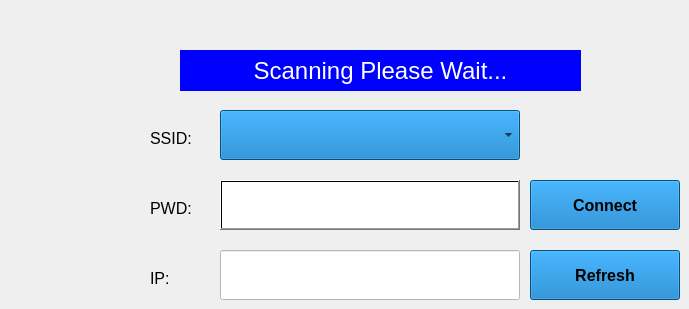
    <widget class="QWidget" name="page_14">
     <widget class="QComboBox" name="comboBox_2">
      <property name="enabled">
       <bool>true</bool>
      </property>
      <property name="geometry">
       <rect>
        <x>220</x>
        <y>110</y>
        <width>300</width>
        <height>50</height>
       </rect>
      </property>
      <property name="font">
       <font>
        <pointsize>12</pointsize>
       </font>
      </property>
      <property name="styleSheet">
       <string notr="true">QComboBox {
background:rgb(1, 114, 192);
color:rgb(0, 0, 0);}
QComboBox:disabled {
background-color:rgb(203, 203, 203);
}</string>
      </property>
     </widget>
     <widget class="QLabel" name="label_36">
      <property name="geometry">
       <rect>
        <x>180</x>
        <y>50</y>
        <width>401</width>
        <height>41</height>
       </rect>
      </property>
      <property name="font">
       <font>
        <pointsize>18</pointsize>
       </font>
      </property>
      <property name="styleSheet">
       <string notr="true">background:rgb(0, 0, 255);
color:rgb(255, 255, 255)</string>
      </property>
      <property name="text">
       <string>Scanning Please Wait...</string>
      </property>
      <property name="alignment">
       <set>Qt::AlignCenter</set>
      </property>
     </widget>
     <widget class="QLineEdit" name="lineEdit_2">
      <property name="geometry">
       <rect>
        <x>220</x>
        <y>180</y>
        <width>300</width>
        <height>50</height>
       </rect>
      </property>
      <property name="font">
       <font>
        <pointsize>12</pointsize>
       </font>
      </property>
      <property name="styleSheet">
       <string notr="true">background:rgb(255, 255, 255)</string>
      </property>
     </widget>
     <widget class="QLineEdit" name="lineEdit_5">
      <property name="geometry">
       <rect>
        <x>220</x>
        <y>250</y>
        <width>300</width>
        <height>50</height>
       </rect>
      </property>
      <property name="font">
       <font>
        <pointsize>12</pointsize>
       </font>
      </property>
      <property name="styleSheet">
       <string notr="true">background:rgb(255, 255, 255)</string>
      </property>
     </widget>
     <widget class="QPushButton" name="pushButton_10">
      <property name="geometry">
       <rect>
        <x>220</x>
        <y>180</y>
        <width>300</width>
        <height>50</height>
       </rect>
      </property>
      <property name="styleSheet">
       <string notr="true">background:qlineargradient(spread:pad, x1:0, y1:0, x2:1, y2:0, stop:0 rgba(0, 0, 0, 0), stop:1 rgba(0,0,0,0))
</string>
      </property>
      <property name="text">
       <string/>
      </property>
     </widget>
     <widget class="QPushButton" name="pushButton_35">
      <property name="enabled">
       <bool>true</bool>
      </property>
      <property name="geometry">
       <rect>
        <x>530</x>
        <y>180</y>
        <width>150</width>
        <height>50</height>
       </rect>
      </property>
      <property name="font">
       <font>
        <pointsize>12</pointsize>
        <weight>75</weight>
        <bold>true</bold>
       </font>
      </property>
      <property name="styleSheet">
       <string notr="true">QPushButton {
background:rgb(1, 114, 192);
color:rgb(0, 0, 0);}
QPushButton:disabled {
background-color:rgb(203, 203, 203);
}
QPushButton:checked {
background-color:#ff0000;
}</string>
      </property>
      <property name="text">
       <string>Connect</string>
      </property>
     </widget>
     <widget class="QPushButton" name="pushButton_36">
      <property name="geometry">
       <rect>
        <x>530</x>
        <y>250</y>
        <width>150</width>
        <height>50</height>
       </rect>
      </property>
      <property name="font">
       <font>
        <pointsize>12</pointsize>
        <weight>75</weight>
        <bold>true</bold>
       </font>
      </property>
      <property name="styleSheet">
       <string notr="true">QPushButton {
background:rgb(1, 114, 192);
color:rgb(0, 0, 0);}
QPushButton:disabled {
background-color:rgb(203, 203, 203);
}
QPushButton:checked {
background-color:#ff0000;
}</string>
      </property>
      <property name="text">
       <string>Refresh</string>
      </property>
     </widget>
     <widget class="QLabel" name="label_123">
      <property name="geometry">
       <rect>
        <x>150</x>
        <y>130</y>
        <width>50</width>
        <height>17</height>
       </rect>
      </property>
      <property name="font">
       <font>
        <pointsize>12</pointsize>
       </font>
      </property>
      <property name="styleSheet">
       <string notr="true">background:rgba(0, 0, 0,0);
color:rgb(0, 0, 0)</string>
      </property>
      <property name="text">
       <string>SSID:</string>
      </property>
     </widget>
     <widget class="QLabel" name="label_124">
      <property name="geometry">
       <rect>
        <x>150</x>
        <y>200</y>
        <width>50</width>
        <height>17</height>
       </rect>
      </property>
      <property name="font">
       <font>
        <pointsize>12</pointsize>
       </font>
      </property>
      <property name="styleSheet">
       <string notr="true">background:rgba(0, 0, 0,0);
color:rgb(0, 0, 0)</string>
      </property>
      <property name="text">
       <string>PWD:</string>
      </property>
     </widget>
     <widget class="QLabel" name="label_125">
      <property name="geometry">
       <rect>
        <x>150</x>
        <y>270</y>
        <width>50</width>
        <height>17</height>
       </rect>
      </property>
      <property name="font">
       <font>
        <pointsize>12</pointsize>
       </font>
      </property>
      <property name="styleSheet">
       <string notr="true">background:rgba(0, 0, 0,0);
color:rgb(0, 0, 0)</string>
      </property>
      <property name="text">
       <string>IP:</string>
      </property>
     </widget>
    </widget>
